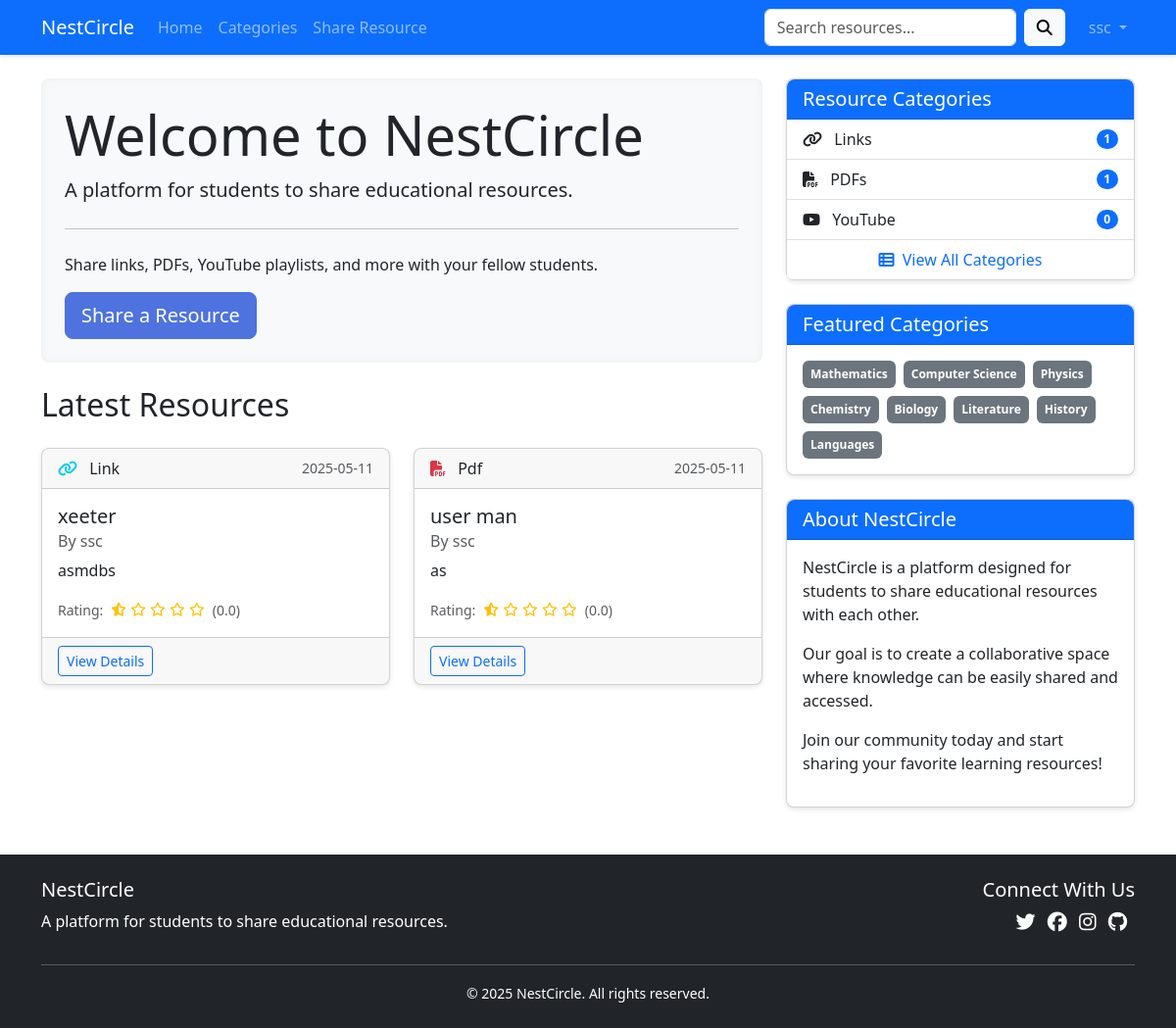
The app's page /home (signed in) with its own data.
### app.py (models this page shows, shortened)
class User(db.Model, UserMixin):
    id = db.Column(db.Integer, primary_key=True)
    username = db.Column(db.String(20), unique=True, nullable=False)
    email = db.Column(db.String(120), unique=True, nullable=False)
    password = db.Column(db.String(60), nullable=False)
    role = db.Column(db.String(20), nullable=False, default='user')  # 'user', 'moderator', 'admin'
    email_verified = db.Column(db.Boolean, default=False)
    notification_preferences = db.Column(db.Text, default='{"new_resources": true, "comments_on_resources": true, "ratings_on_resources": false}')
    resources = db.relationship('Resource', backref='author', lazy=True)
    ratings = db.relationship('Rating', backref='user', lazy=True)
    comments = db.relationship('Comment', backref='author', lazy=True)
    bookmarks = db.relationship('Bookmark', backref='user', lazy=True)
    def has_role(self, role):
        if role == 'user':
            return True
        elif role == 'moderator':
            return self.role in ['moderator', 'admin']
        elif role == 'admin':
            return self.role == 'admin'
        return False

class Resource(db.Model):
    id = db.Column(db.Integer, primary_key=True)
    title = db.Column(db.String(100), nullable=False)
    description = db.Column(db.Text, nullable=False)
    date_posted = db.Column(db.DateTime, nullable=False, default=datetime.utcnow)
    resource_type = db.Column(db.String(20), nullable=False)  # "link", "pdf", "youtube", etc.
    content = db.Column(db.Text, nullable=False)  # URL or file path
    user_id = db.Column(db.Integer, db.ForeignKey('user.id'), nullable=False)
    ratings = db.relationship('Rating', backref='resource', lazy=True, cascade="all, delete-orphan")
    comments = db.relationship('Comment', backref='resource', lazy=True, cascade="all, delete-orphan",
                              order_by="desc(Comment.date_posted)")
    bookmarks = db.relationship('Bookmark', backref='resource', lazy=True, cascade="all, delete-orphan")
    @property
    def avg_rating(self):
        if not self.ratings:
            return 0
        return sum(r.rating for r in self.ratings) / len(self.ratings)

class Category(db.Model):
    id = db.Column(db.Integer, primary_key=True)
    name = db.Column(db.String(50), unique=True, nullable=False)
    description = db.Column(db.String(150), nullable=True)
    resources = db.relationship('Resource', secondary=resource_categories,
                              backref=db.backref('categories', lazy='dynamic'))

### app.py (the view)
@app.route('/')
@app.route('/home')
def home():
    page = request.args.get('page', 1, type=int)
    per_page = 9  # Number of resources per page
    category_id = request.args.get('category', type=int)
    resource_type = request.args.get('type')
    query = Resource.query
    if category_id:
        category = Category.query.get_or_404(category_id)
        query = category.resources
    if resource_type:
        query = query.filter_by(resource_type=resource_type)
    resources = query.order_by(Resource.date_posted.desc()).paginate(page=page, per_page=per_page)
    categories = Category.query.all()
    resource_types = ['link', 'pdf', 'youtube']
    return render_template('home.html',
                          resources=resources,
                          categories=categories,
                          resource_types=resource_types,
                          current_category=category_id,
                          current_type=resource_type)

### app.py (called while the page is built)
@login_manager.user_loader
def load_user(user_id):
    return User.query.get(int(user_id))

@app.context_processor
def inject_now():
    return {'now': datetime.utcnow()}

@app.context_processor
def inject_user_roles():
    return {'is_admin': current_user.is_authenticated and current_user.has_role('admin'),
            'is_moderator': current_user.is_authenticated and current_user.has_role('moderator')}

### templates/home.html (shortened to what this page needs)
{% extends "base.html" %}
{% block content %}
<div class="row">
    <div class="col-lg-8">
        <div class="jumbotron p-4 bg-light rounded-3 mb-4">
            <h1 class="display-4">Welcome to NestCircle</h1>
            <p class="lead">A platform for students to share educational resources.</p>
            <hr class="my-4">
            <p>Share links, PDFs, YouTube playlists, and more with your fellow students.</p>
            {% if not current_user.is_authenticated %}
                <a class="btn btn-primary btn-lg" href="{{ url_for('register') }}">Join Now</a>
            {% else %}
                <a class="btn btn-primary btn-lg" href="{{ url_for('new_resource') }}">Share a Resource</a>
            {% endif %}
        </div>
        <h2 class="mb-4">Latest Resources</h2>
        {% if resources %}
            <div class="row">
                {% for resource in resources %}
                    <div class="col-md-6 mb-4">
                        <div class="card h-100">
                            <div class="card-header d-flex justify-content-between align-items-center">
                                <span>
                                    {% if resource.resource_type == 'link' %}
                                        <i class="fas fa-link text-info me-2"></i>
                                    {% elif resource.resource_type == 'pdf' %}
                                        <i class="fas fa-file-pdf text-danger me-2"></i>
                                    {% elif resource.resource_type == 'youtube' %}
                                        <i class="fab fa-youtube text-danger me-2"></i>
                                    {% endif %}
                                    {{ resource.resource_type|capitalize }}
                                </span>
                                <small class="text-muted">{{ resource.date_posted.strftime('%Y-%m-%d') }}</small>
                            </div>
                            <div class="card-body">
                                <h5 class="card-title">{{ resource.title }}</h5>
                                <h6 class="card-subtitle mb-2 text-muted">By {{ resource.author.username }}</h6>
                                <p class="card-text">{{ resource.description|truncate(100) }}</p>
                                <div class="d-flex align-items-center mt-2">
                                    <div class="me-2">
                                        <small class="text-muted">Rating:</small>
                                    </div>
                                    <div>
                                        {% for i in range(5) %}
                                            {% if i < resource.avg_rating|int %}
                                                <i class="fas fa-star text-warning fa-sm"></i>
                                            {% elif i < resource.avg_rating|int + 0.5 %}
                                                <i class="fas fa-star-half-alt text-warning fa-sm"></i>
                                            {% else %}
                                                <i class="far fa-star text-warning fa-sm"></i>
                                            {% endif %}
                                        {% endfor %}
                                    </div>
                                    <div class="ms-2">
                                        <small class="text-muted">({{ "%.1f"|format(resource.avg_rating) }})</small>
                                    </div>
                                </div>
                            </div>
                            <div class="card-footer">
                                <a href="{{ url_for('resource', resource_id=resource.id) }}" class="btn btn-sm btn-outline-primary">View Details</a>
                            </div>
                        </div>
                    </div>
                {% endfor %}
            </div>
        {% else %}
            <div class="alert alert-info">
                No resources have been shared yet. Be the first to share!
            </div>
        {% endif %}
    </div>
    <div class="col-lg-4">
        <div class="card mb-4">
            <div class="card-header bg-primary text-white">
                <h5 class="mb-0">Resource Categories</h5>
            </div>
            <div class="list-group list-group-flush">
                <a href="{{ url_for('search') }}?resource_type=link" class="list-group-item list-group-item-action d-flex justify-content-between align-items-center">
                    <span><i class="fas fa-link me-2"></i> Links</span>
                    <span class="badge bg-primary rounded-pill">{{ resources|selectattr('resource_type', 'equalto', 'link')|list|length }}</span>
                </a>
                <a href="{{ url_for('search') }}?resource_type=pdf" class="list-group-item list-group-item-action d-flex justify-content-between align-items-center">
                    <span><i class="fas fa-file-pdf me-2"></i> PDFs</span>
                    <span class="badge bg-primary rounded-pill">{{ resources|selectattr('resource_type', 'equalto', 'pdf')|list|length }}</span>
                </a>
                <a href="{{ url_for('search') }}?resource_type=youtube" class="list-group-item list-group-item-action d-flex justify-content-between align-items-center">
                    <span><i class="fab fa-youtube me-2"></i> YouTube</span>
                    <span class="badge bg-primary rounded-pill">{{ resources|selectattr('resource_type', 'equalto', 'youtube')|list|length }}</span>
                </a>
                <a href="{{ url_for('categories') }}" class="list-group-item list-group-item-action text-center text-primary">
                    <i class="fas fa-th-list me-1"></i> View All Categories
                </a>
            </div>
        </div>
        {% if categories %}
        <div class="card mb-4">
            <div class="card-header bg-primary text-white">
                <h5 class="mb-0">Featured Categories</h5>
            </div>
            <div class="card-body">
                <div class="d-flex flex-wrap gap-2">
                    {% for category in categories[:8] %}
                        <a href="{{ url_for('category', category_id=category.id) }}" class="badge bg-secondary p-2 text-decoration-none">
                            {{ category.name }}
                        </a>
                    {% endfor %}
                </div>
            </div>
        </div>
        {% endif %}
        <div class="card">
            <div class="card-header bg-primary text-white">
                <h5 class="mb-0">About NestCircle</h5>
            </div>
            <div class="card-body">
                <p>NestCircle is a platform designed for students to share educational resources with each other.</p>
                <p>Our goal is to create a collaborative space where knowledge can be easily shared and accessed.</p>
                <p>Join our community today and start sharing your favorite learning resources!</p>
            </div>
        </div>
    </div>
</div>
{% endblock %}

### templates/base.html (shortened to what this page needs)
<!DOCTYPE html>
<html lang="en">
<head>
    <link href="https://cdn.jsdelivr.net/npm/bootstrap@5.3.2/dist/css/bootstrap.min.css" rel="stylesheet">
    <link rel="stylesheet" href="https://cdnjs.cloudflare.com/ajax/libs/font-awesome/6.4.2/css/all.min.css">
    <link rel="stylesheet" href="{{ url_for('static', filename='css/style.css') }}">
</head>
<body>
    <nav class="navbar navbar-expand-lg navbar-dark bg-primary">
        <div class="container">
            <a class="navbar-brand" href="{{ url_for('home') }}">NestCircle</a>
            <div class="collapse navbar-collapse" id="navbarNav">
                <ul class="navbar-nav me-auto">
                    <li class="nav-item">
                        <a class="nav-link" href="{{ url_for('home') }}">Home</a>
                    </li>
                    <li class="nav-item">
                        <a class="nav-link" href="{{ url_for('categories') }}">Categories</a>
                    </li>
                    {% if current_user.is_authenticated %}
                    <li class="nav-item">
                        <a class="nav-link" href="{{ url_for('new_resource') }}">Share Resource</a>
                    </li>
                    {% endif %}
                </ul>
                <form class="d-flex me-3" action="{{ url_for('search') }}" method="GET">
                    <input class="form-control me-2" type="search" name="query" placeholder="Search resources...">
                    <button class="btn btn-light" type="submit"><i class="fas fa-search"></i></button>
                </form>
                <ul class="navbar-nav">
                    {% if current_user.is_authenticated %}
                    <li class="nav-item dropdown">
                        <a class="nav-link dropdown-toggle" href="#" id="navbarDropdown" role="button" data-bs-toggle="dropdown">
                            {{ current_user.username }}
                        </a>
                    </li>
                    {% endif %}
                </ul>
            </div>
        </div>
    </nav>
    <main class="container mt-4">
        {% block content %}{% endblock %}
    </main>
    <footer class="bg-dark text-white py-4 mt-5">
        <div class="container">
            <div class="row">
                <div class="col-md-6">
                    <h5>NestCircle</h5>
                    <p>A platform for students to share educational resources.</p>
                </div>
                <div class="col-md-6 text-md-end">
                    <h5>Connect With Us</h5>
                    <div class="social-links">
                        <a href="#" class="text-white me-2"><i class="fab fa-twitter fa-lg"></i></a>
                        <a href="#" class="text-white me-2"><i class="fab fa-facebook fa-lg"></i></a>
                        <a href="#" class="text-white me-2"><i class="fab fa-instagram fa-lg"></i></a>
                        <a href="#" class="text-white"><i class="fab fa-github fa-lg"></i></a>
                    </div>
                </div>
            </div>
            <hr>
            <div class="text-center">
                <small>&copy; 2025 NestCircle. All rights reserved.</small>
            </div>
        </div>
    </footer>
</body>
</html>

### static/css/style.css (style rules this page uses)
body { font-family: 'Segoe UI', Tahoma, Geneva, Verdana, sans-serif; }
.navbar { box-shadow: 0 2px 4px rgba(0, 0, 0, 0.1); }
.card { border-radius: 0.5rem; box-shadow: 0 2px 5px rgba(0, 0, 0, 0.1); transition: transform 0.3s ease, box-shadow 0.3s ease; }
.card-header { border-top-left-radius: 0.5rem !important; border-top-right-radius: 0.5rem !important; }
footer { margin-top: 2rem; }
.btn { transition: all 0.3s ease; }
.btn-primary { background-color: #4e73df; border-color: #4e73df; }
.jumbotron { background-color: #f8f9fc; border-radius: 0.5rem; box-shadow: inset 0 0 10px rgba(0, 0, 0, 0.05); }
.social-links a { margin-right: 0.5rem; transition: transform 0.3s; }

### records on screen
User: username "ssc"
Resource: resource_type "Link", date_posted "2025-05-11", title "xeeter", author.username "ssc", description "asmdbs", avg_rating "0.0"
Resource: resource_type "Pdf", date_posted "2025-05-11", title "user man", author.username "ssc", description "as", avg_rating "0.0"
Category: name "Mathematics"
Category: name "Computer Science"
Category: name "Physics"
Category: name "Chemistry"
Category: name "Biology"
Category: name "Literature"
Category: name "History"
Category: name "Languages"

### other values on screen
{{ resources|selectattr('resource_type', 'equalto', 'link')|list|length }} "1"
{{ resources|selectattr('resource_type', 'equalto', 'pdf')|list|length }} "1"
